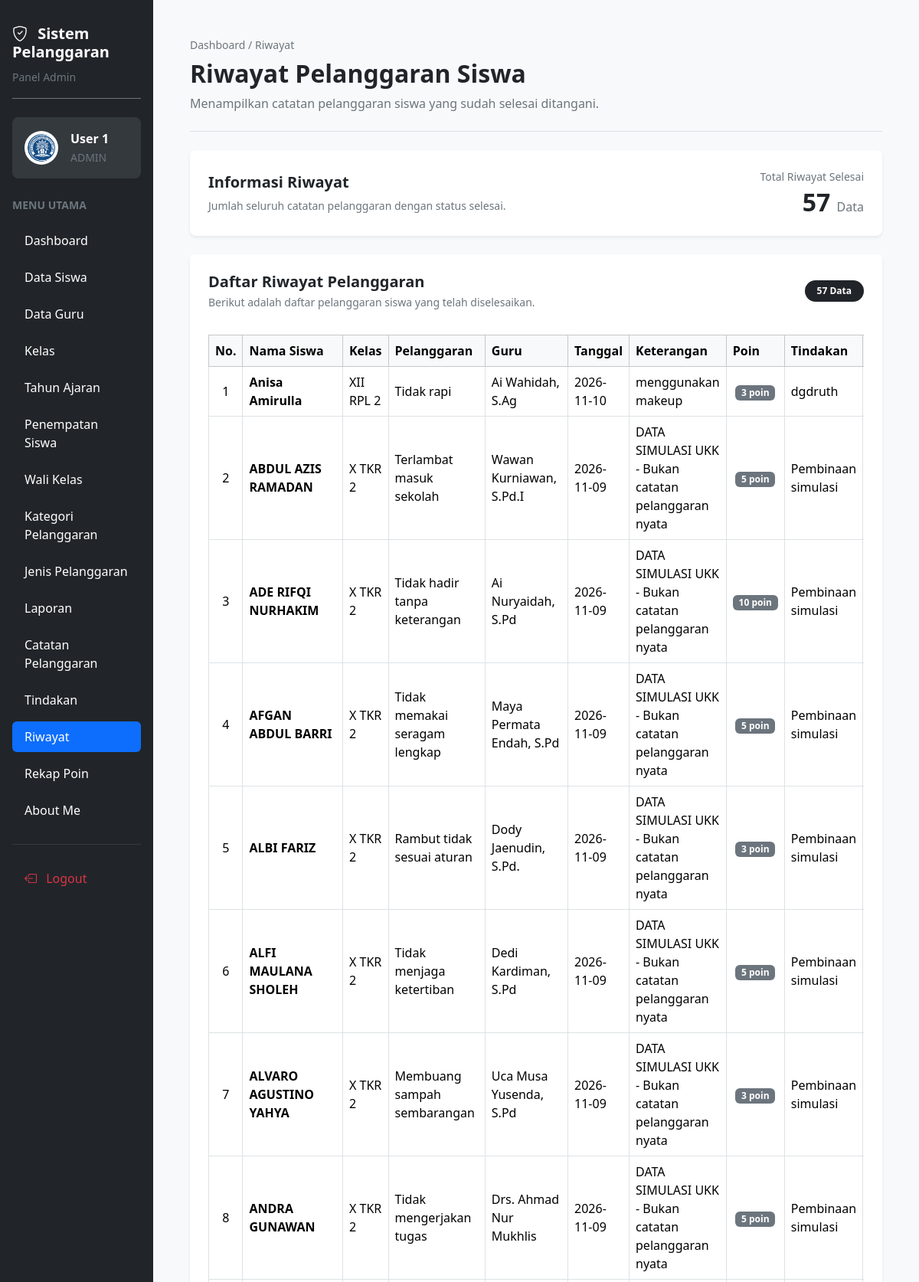
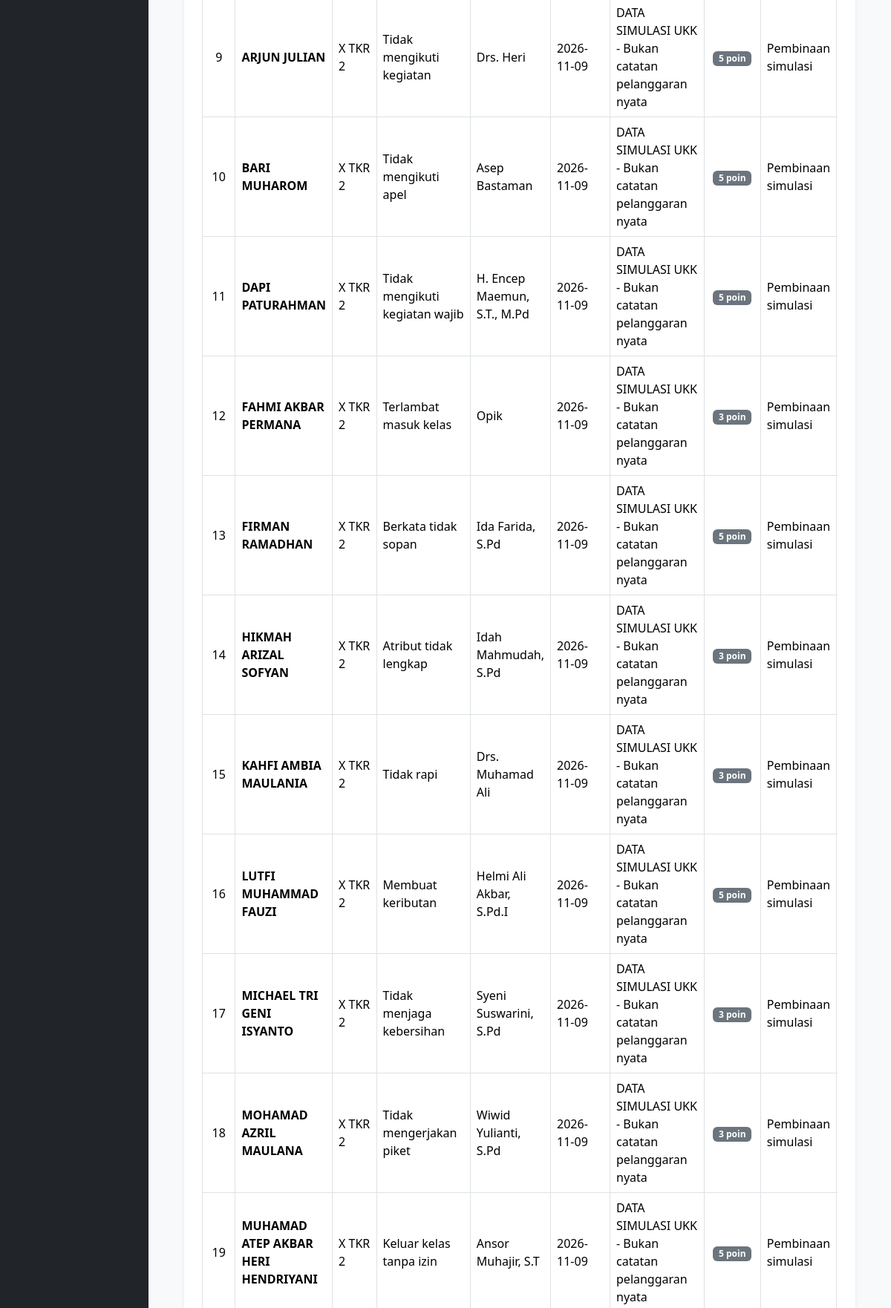
The app's page /riwayat.php (signed in, upper part) with its own data (2 pictures, top to bottom).
### tables this page shows
CREATE TABLE `t_pelanggaran_siswa` (
  `id` int(11) NOT NULL,
  `tahun_ajaran_id` int(11) NOT NULL,
  `siswa_id` int(11) NOT NULL,
  `nama_siswa` varchar(150) NOT NULL,
  `kelas_id` int(11) NOT NULL,
  `nama_kelas` varchar(100) NOT NULL,
  `pelanggaran_id` int(11) NOT NULL,
  `nama_pelanggaran` varchar(150) NOT NULL,
  `pelanggaran_kategori_id` int(11) NOT NULL,
  `guru_id` int(11) NOT NULL,
  `nama_guru` varchar(150) NOT NULL,
  `tanggal` date NOT NULL,
  `keterangan` text NOT NULL,
  `poin` int(11) NOT NULL,
  `tindakan` text NOT NULL,
  `status` varchar(30) NOT NULL,
  `created_at` timestamp NOT NULL DEFAULT current_timestamp(),
  `updated_at` timestamp NOT NULL DEFAULT current_timestamp()
);

### riwayat.php (the view, shortened to what this page needs)
<?php
$role = strtolower(trim($_SESSION['role'] ?? ''));
require_once __DIR__ . "/config/koneksi.php";
$data = mysqli_query(
    $koneksi,
    "SELECT id, nama_siswa, nama_kelas,
            nama_pelanggaran, nama_guru,
            tanggal, keterangan, poin, tindakan, status
     FROM t_pelanggaran_siswa
     WHERE status = 'Selesai'
     ORDER BY tanggal DESC, id DESC"
);
$totalRiwayat = mysqli_num_rows($data);
$nama = htmlspecialchars(
    $_SESSION['name'] ?? 'Pengguna',
    ENT_QUOTES,
    'UTF-8'
);
$isWaliKelas = false;
if ($role === 'admin') {
    $labelRole = 'ADMIN';
} elseif ($isWaliKelas) {
    $labelRole = 'WALI KELAS';
} else {
    $labelRole = 'GURU';
}
$menuAdmin = [
    ['Dashboard', 'dashboard.php'],
    ['Data Siswa', 'siswa.php'],
    ['Data Guru', 'guru.php'],
    ['Kelas', 'kelas.php'],
    ['Tahun Ajaran', 'tahun_ajaran.php'],
    ['Penempatan Siswa', 'penempatan_siswa.php'],
    ['Wali Kelas', 'wali_kelas.php'],
    ['Kategori Pelanggaran', 'kategori_pelanggaran.php'],
    ['Jenis Pelanggaran', 'jenis_pelanggaran.php'],
    ['Laporan', 'laporan.php'],
    ['Catatan Pelanggaran', 'catatan_pelanggaran.php'],
    ['Tindakan', 'tindakan.php'],
    ['Riwayat', 'riwayat.php'],
    ['Rekap Poin', 'rekap_poin.php'],
    ['About Me', 'abautme.php']
];
$menuGuru = [
    ['Dashboard', 'dashboard.php'],
    ['Catatan Pelanggaran', 'catatan_pelanggaran.php'],
    ['Tindakan', 'tindakan.php'],
    ['Riwayat', 'riwayat.php'],
    ['Rekap Poin', 'rekap_poin.php'],
    ['About Me', 'abautme.php']
];
$menuWaliKelas = [
    ['Dashboard', 'dashboard.php'],
    ['Data Siswa di Kelasnya', 'walikelas/data_siswa.php'],
    ['Catat Pelanggaran', 'catatan_pelanggaran.php'],
    ['Riwayat Pelanggaran Siswa', 'riwayat.php'],
    ['Rekap Poin Siswa', 'rekap_poin.php'],
    ['Laporan Pelanggaran Kelas', 'walikelas/rekap_pelanggaran.php'],
    ['About Me', 'abautme.php']
];
if ($role === 'admin') {
    $menu = $menuAdmin;
} elseif ($isWaliKelas) {
    $menu = $menuWaliKelas;
} else {
    $menu = $menuGuru;
}
?>
<!DOCTYPE html>
<html lang="id">
<head>
    <link href="https://cdn.jsdelivr.net/npm/bootstrap@5.3.3/dist/css/bootstrap.min.css" rel="stylesheet">
    <link href="https://cdn.jsdelivr.net/npm/bootstrap-icons@1.11.3/font/bootstrap-icons.min.css" rel="stylesheet">
    <link href="https://cdn.datatables.net/2.3.4/css/dataTables.bootstrap5.min.css" rel="stylesheet">
</head>
<body class="bg-light overflow-hidden">
<div class="container-fluid vh-100 overflow-hidden">
    <div class="row h-100 flex-nowrap">
        <aside class="col-12 col-md-3 col-lg-2 bg-dark vh-100 overflow-auto position-sticky top-0 p-3">
            <div class="text-white mb-4 pt-3 pb-3 border-bottom border-secondary">
                <h5 class="fw-bold mb-2">
                    <i class="bi bi-shield-check me-2"></i>
                    Sistem Pelanggaran
                </h5>
                <small class="text-secondary">
                    Panel <?= $isWaliKelas && $role === 'guru' ? 'Wali Kelas' : ucfirst($role); ?>
                </small>
            </div>
            <div class="bg-secondary bg-opacity-25 rounded-3 p-3 mb-4">
                <div class="d-flex align-items-center gap-3">
                    <img
                        src="logo.png"
                        alt="Logo Aplikasi"
                        width="44"
                        height="44"
                        class="rounded-circle bg-white p-1"
                    >
                    <div class="text-white text-break">
                        <div class="fw-semibold">
                            <?= $nama; ?>
                        </div>
                        <small class="text-secondary">
                            <?= $labelRole; ?>
                        </small>
                    </div>
                </div>
            </div>
            <div class="text-secondary small fw-semibold mb-3">
                MENU UTAMA
            </div>
            <ul class="nav nav-pills flex-column gap-2">
                <?php foreach ($menu as $item): ?>
                    <?php
                    $menuRiwayat = (
                        $item[0] === 'Riwayat' ||
                        $item[0] === 'Riwayat Pelanggaran Siswa'
                    );
                    ?>
                    <li class="nav-item">
                        <a
                            href="<?= htmlspecialchars($item[1], ENT_QUOTES, 'UTF-8'); ?>"
                            class="nav-link <?= $menuRiwayat ? 'active' : 'text-white'; ?> rounded-2 py-2 px-3"
                            <?= $menuRiwayat ? 'aria-current="page"' : ''; ?>
                        >
                            <?= htmlspecialchars($item[0], ENT_QUOTES, 'UTF-8'); ?>
                        </a>
                    </li>
                <?php endforeach; ?>
            </ul>
            <hr class="border-secondary my-4">
            <a
                href="logout.php"
                class="nav-link text-danger rounded-2 py-2 px-3"
            >
                <i class="bi bi-box-arrow-left me-2"></i>
                Logout
            </a>
        </aside>
        <main class="col-12 col-md-9 col-lg-10 vh-100 overflow-auto p-3 p-lg-5">
            <div class="mb-4 pb-4 border-bottom">
                <div class="text-secondary small mb-2">
                    Dashboard / Riwayat
                </div>
                <h2 class="fw-bold mb-2">
                    Riwayat Pelanggaran Siswa
                </h2>
                <p class="text-secondary mb-0">
                    Menampilkan catatan pelanggaran siswa yang sudah selesai ditangani.
                </p>
            </div>
            <div class="card border-0 shadow-sm rounded-3 mb-4">
                <div class="card-body p-4">
                    <div class="d-flex flex-wrap justify-content-between align-items-center gap-3">
                        <div>
                            <h5 class="fw-bold mb-2">
                                Informasi Riwayat
                            </h5>
                            <p class="text-secondary small mb-0">
                                Jumlah seluruh catatan pelanggaran dengan status selesai.
                            </p>
                        </div>
                        <div class="text-end">
                            <div class="text-secondary small mb-1">
                                Total Riwayat Selesai
                            </div>
                            <h2 class="fw-bold mb-0">
                                <?= $totalRiwayat; ?>
                                <span class="fs-6 fw-normal text-secondary">Data</span>
                            </h2>
                        </div>
                    </div>
                </div>
            </div>
            <div class="card border-0 shadow-sm rounded-3 mb-4">
                <div class="card-header bg-white border-0 p-4">
                    <div class="d-flex flex-wrap justify-content-between align-items-center gap-3">
                        <div>
                            <h5 class="fw-bold mb-1">
                                Daftar Riwayat Pelanggaran
                            </h5>
                            <p class="text-secondary small mb-0">
                                Berikut adalah daftar pelanggaran siswa yang telah diselesaikan.
                            </p>
                        </div>
                        <span class="badge text-bg-dark rounded-pill px-3 py-2">
                            <?= $totalRiwayat; ?> Data
                        </span>
                    </div>
                </div>
                <div class="card-body p-4 pt-2">
                    <div class="table-responsive">
                        <table id="tabelRiwayat" class="table table-hover table-bordered align-middle">
                            <thead class="table-light">
                                <tr>
                                    <th class="text-center">No.</th>
                                    <th>Nama Siswa</th>
                                    <th>Kelas</th>
                                    <th>Pelanggaran</th>
                                    <th>Guru</th>
                                    <th>Tanggal</th>
                                    <th>Keterangan</th>
                                    <th>Poin</th>
                                    <th>Tindakan</th>
                                </tr>
                            </thead>
                            <tbody>
                                <?php
                                $no = 1;
                                while ($row = mysqli_fetch_assoc($data)):
                                ?>
                                    <tr>
                                        <td class="text-center">
                                            <?= $no++; ?>
                                        </td>
                                        <td class="fw-semibold">
                                            <?= htmlspecialchars($row['nama_siswa'] ?? '', ENT_QUOTES, 'UTF-8'); ?>
                                        </td>
                                        <td>
                                            <?= htmlspecialchars($row['nama_kelas'] ?? '', ENT_QUOTES, 'UTF-8'); ?>
                                        </td>
                                        <td>
                                            <?= htmlspecialchars($row['nama_pelanggaran'] ?? '', ENT_QUOTES, 'UTF-8'); ?>
                                        </td>
                                        <td>
                                            <?= htmlspecialchars($row['nama_guru'] ?? '', ENT_QUOTES, 'UTF-8'); ?>
                                        </td>
                                        <td>
                                            <?= htmlspecialchars($row['tanggal'] ?? '', ENT_QUOTES, 'UTF-8'); ?>
                                        </td>
                                        <td>
                                            <?= htmlspecialchars($row['keterangan'] ?? '', ENT_QUOTES, 'UTF-8'); ?>
                                        </td>
                                        <td class="text-center">
                                            <span class="badge bg-secondary">
                                                <?= (int)($row['poin'] ?? 0); ?> poin
                                            </span>
                                        </td>
                                        <td>
                                            <?= htmlspecialchars($row['tindakan'] ?? '', ENT_QUOTES, 'UTF-8'); ?>
                                        </td>
                                    </tr>
                                <?php endwhile; ?>
                            </tbody>
                        </table>
                    </div>
                </div>
            </div>
        </main>
    </div>
</div>
</body>
</html>

### records on screen
t_pelanggaran_siswa: nama_siswa "Anisa Amirulla", nama_kelas "XII RPL 2", nama_pelanggaran "Tidak rapi", nama_guru "Ai Wahidah, S.Ag", tanggal "2026-11-10", keterangan "menggunakan makeup", poin "3", tindakan "dgdruth"
t_pelanggaran_siswa: nama_siswa "ABDUL AZIS RAMADAN", nama_kelas "X TKR 2", nama_pelanggaran "Terlambat masuk sekolah", nama_guru "Wawan Kurniawan, S.Pd.I", tanggal "2026-11-09", keterangan "DATA SIMULASI UKK - Bukan catatan pelanggaran nyata", poin "5", tindakan "Pembinaan simulasi"
t_pelanggaran_siswa: nama_siswa "ADE RIFQI NURHAKIM", nama_kelas "X TKR 2", nama_pelanggaran "Tidak hadir tanpa keterangan", nama_guru "Ai Nuryaidah, S.Pd", tanggal "2026-11-09", keterangan "DATA SIMULASI UKK - Bukan catatan pelanggaran nyata", poin "10", tindakan "Pembinaan simulasi"
t_pelanggaran_siswa: nama_siswa "AFGAN ABDUL BARRI", nama_kelas "X TKR 2", nama_pelanggaran "Tidak memakai seragam lengkap", nama_guru "Maya Permata Endah, S.Pd", tanggal "2026-11-09", keterangan "DATA SIMULASI UKK - Bukan catatan pelanggaran nyata", poin "5", tindakan "Pembinaan simulasi"
t_pelanggaran_siswa: nama_siswa "ALBI FARIZ", nama_kelas "X TKR 2", nama_pelanggaran "Rambut tidak sesuai aturan", nama_guru "Dody Jaenudin, S.Pd.", tanggal "2026-11-09", keterangan "DATA SIMULASI UKK - Bukan catatan pelanggaran nyata", poin "3", tindakan "Pembinaan simulasi"
t_pelanggaran_siswa: nama_siswa "ALFI MAULANA SHOLEH", nama_kelas "X TKR 2", nama_pelanggaran "Tidak menjaga ketertiban", nama_guru "Dedi Kardiman, S.Pd", tanggal "2026-11-09", keterangan "DATA SIMULASI UKK - Bukan catatan pelanggaran nyata", poin "5", tindakan "Pembinaan simulasi"
t_pelanggaran_siswa: nama_siswa "ALVARO AGUSTINO YAHYA", nama_kelas "X TKR 2", nama_pelanggaran "Membuang sampah sembarangan", nama_guru "Uca Musa Yusenda, S.Pd", tanggal "2026-11-09", keterangan "DATA SIMULASI UKK - Bukan catatan pelanggaran nyata", poin "3", tindakan "Pembinaan simulasi"
t_pelanggaran_siswa: nama_siswa "ANDRA GUNAWAN", nama_kelas "X TKR 2", nama_pelanggaran "Tidak mengerjakan tugas", nama_guru "Drs. Ahmad Nur Mukhlis", tanggal "2026-11-09", keterangan "DATA SIMULASI UKK - Bukan catatan pelanggaran nyata", poin "5", tindakan "Pembinaan simulasi"
t_pelanggaran_siswa: nama_siswa "ARJUN JULIAN", nama_kelas "X TKR 2", nama_pelanggaran "Tidak mengikuti kegiatan", nama_guru "Drs. Heri", tanggal "2026-11-09", keterangan "DATA SIMULASI UKK - Bukan catatan pelanggaran nyata", poin "5", tindakan "Pembinaan simulasi"
t_pelanggaran_siswa: nama_siswa "BARI MUHAROM", nama_kelas "X TKR 2", nama_pelanggaran "Tidak mengikuti apel", nama_guru "Asep Bastaman", tanggal "2026-11-09", keterangan "DATA SIMULASI UKK - Bukan catatan pelanggaran nyata", poin "5", tindakan "Pembinaan simulasi"
t_pelanggaran_siswa: nama_siswa "DAPI PATURAHMAN", nama_kelas "X TKR 2", nama_pelanggaran "Tidak mengikuti kegiatan wajib", nama_guru "H. Encep Maemun, S.T., M.Pd", tanggal "2026-11-09", keterangan "DATA SIMULASI UKK - Bukan catatan pelanggaran nyata", poin "5", tindakan "Pembinaan simulasi"
t_pelanggaran_siswa: nama_siswa "FAHMI AKBAR PERMANA", nama_kelas "X TKR 2", nama_pelanggaran "Terlambat masuk kelas", nama_guru "Opik", tanggal "2026-11-09", keterangan "DATA SIMULASI UKK - Bukan catatan pelanggaran nyata", poin "3", tindakan "Pembinaan simulasi"
t_pelanggaran_siswa: nama_siswa "FIRMAN RAMADHAN", nama_kelas "X TKR 2", nama_pelanggaran "Berkata tidak sopan", nama_guru "Ida Farida, S.Pd", tanggal "2026-11-09", keterangan "DATA SIMULASI UKK - Bukan catatan pelanggaran nyata", poin "5", tindakan "Pembinaan simulasi"
t_pelanggaran_siswa: nama_siswa "HIKMAH ARIZAL SOFYAN", nama_kelas "X TKR 2", nama_pelanggaran "Atribut tidak lengkap", nama_guru "Idah Mahmudah, S.Pd", tanggal "2026-11-09", keterangan "DATA SIMULASI UKK - Bukan catatan pelanggaran nyata", poin "3", tindakan "Pembinaan simulasi"
t_pelanggaran_siswa: nama_siswa "KAHFI AMBIA MAULANIA", nama_kelas "X TKR 2", nama_pelanggaran "Tidak rapi", nama_guru "Drs. Muhamad Ali", tanggal "2026-11-09", keterangan "DATA SIMULASI UKK - Bukan catatan pelanggaran nyata", poin "3", tindakan "Pembinaan simulasi"
t_pelanggaran_siswa: nama_siswa "LUTFI MUHAMMAD FAUZI", nama_kelas "X TKR 2", nama_pelanggaran "Membuat keributan", nama_guru "Helmi Ali Akbar, S.Pd.I", tanggal "2026-11-09", keterangan "DATA SIMULASI UKK - Bukan catatan pelanggaran nyata", poin "5", tindakan "Pembinaan simulasi"
t_pelanggaran_siswa: nama_siswa "MICHAEL TRI GENI ISYANTO", nama_kelas "X TKR 2", nama_pelanggaran "Tidak menjaga kebersihan", nama_guru "Syeni Suswarini, S.Pd", tanggal "2026-11-09", keterangan "DATA SIMULASI UKK - Bukan catatan pelanggaran nyata", poin "3", tindakan "Pembinaan simulasi"
t_pelanggaran_siswa: nama_siswa "MOHAMAD AZRIL MAULANA", nama_kelas "X TKR 2", nama_pelanggaran "Tidak mengerjakan piket", nama_guru "Wiwid Yulianti, S.Pd", tanggal "2026-11-09", keterangan "DATA SIMULASI UKK - Bukan catatan pelanggaran nyata", poin "3", tindakan "Pembinaan simulasi"
t_pelanggaran_siswa: nama_siswa "MUHAMAD ATEP AKBAR HERI HENDRIYANI", nama_kelas "X TKR 2", nama_pelanggaran "Keluar kelas tanpa izin", nama_guru "Ansor Muhajir, S.T", tanggal "2026-11-09", keterangan "DATA SIMULASI UKK - Bukan catatan pelanggaran nyata", poin "5", tindakan "Pembinaan simulasi"

### other values on screen
$role "Admin"
$nama "User 1"
$labelRole "ADMIN"
$item[0] "Dashboard"
$item[0] "Data Siswa"
$item[0] "Data Guru"
$item[0] "Kelas"
$item[0] "Tahun Ajaran"
$item[0] "Penempatan Siswa"
$item[0] "Wali Kelas"
$item[0] "Kategori Pelanggaran"
$item[0] "Jenis Pelanggaran"
$item[0] "Laporan"
$item[0] "Catatan Pelanggaran"
$item[0] "Tindakan"
